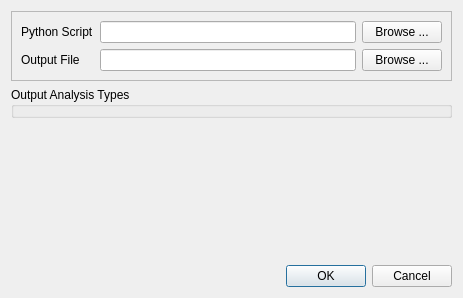
<?xml version="1.0" encoding="UTF-8"?>
<ui version="4.0">
 <class>qtSimBuilderEMSExportDialog</class>
 <widget class="QDialog" name="qtSimBuilderEMSExportDialog">
  <property name="windowModality">
   <enum>Qt::ApplicationModal</enum>
  </property>
  <property name="geometry">
   <rect>
    <x>0</x>
    <y>0</y>
    <width>463</width>
    <height>298</height>
   </rect>
  </property>
  <property name="windowTitle">
   <string>Simulation Export Dialog</string>
  </property>
  <layout class="QVBoxLayout" name="verticalLayout_2">
   <item>
    <widget class="QFrame" name="frame">
     <property name="frameShape">
      <enum>QFrame::StyledPanel</enum>
     </property>
     <property name="frameShadow">
      <enum>QFrame::Raised</enum>
     </property>
     <layout class="QGridLayout" name="gridLayout">
      <item row="0" column="0">
       <widget class="QLabel" name="label">
        <property name="text">
         <string>Python Script</string>
        </property>
       </widget>
      </item>
      <item row="0" column="1">
       <widget class="QLineEdit" name="PythonScriptNameText"/>
      </item>
      <item row="0" column="2">
       <widget class="QPushButton" name="PythonScriptBrowserButton">
        <property name="text">
         <string>Browse ...</string>
        </property>
       </widget>
      </item>
      <item row="1" column="0">
       <widget class="QLabel" name="label_2">
        <property name="text">
         <string>Output File</string>
        </property>
       </widget>
      </item>
      <item row="1" column="1">
       <widget class="QLineEdit" name="FileNameText"/>
      </item>
      <item row="1" column="2">
       <widget class="QPushButton" name="FileBrowserButton">
        <property name="text">
         <string>Browse ...</string>
        </property>
       </widget>
      </item>
     </layout>
    </widget>
   </item>
   <item>
    <widget class="QGroupBox" name="groupBox_AnalysisType">
     <property name="title">
      <string>Output Analysis Types</string>
     </property>
    </widget>
   </item>
   <item>
    <spacer name="verticalSpacer">
     <property name="orientation">
      <enum>Qt::Vertical</enum>
     </property>
     <property name="sizeHint" stdset="0">
      <size>
       <width>20</width>
       <height>40</height>
      </size>
     </property>
    </spacer>
   </item>
   <item>
    <widget class="QDialogButtonBox" name="buttonBox">
     <property name="orientation">
      <enum>Qt::Horizontal</enum>
     </property>
     <property name="standardButtons">
      <set>QDialogButtonBox::Cancel|QDialogButtonBox::Ok</set>
     </property>
    </widget>
   </item>
  </layout>
 </widget>
 <resources/>
 <connections>
  <connection>
   <sender>buttonBox</sender>
   <signal>accepted()</signal>
   <receiver>qtSimBuilderEMSExportDialog</receiver>
   <slot>accept()</slot>
   <hints>
    <hint type="sourcelabel">
     <x>259</x>
     <y>286</y>
    </hint>
    <hint type="destinationlabel">
     <x>157</x>
     <y>274</y>
    </hint>
   </hints>
  </connection>
  <connection>
   <sender>buttonBox</sender>
   <signal>rejected()</signal>
   <receiver>qtSimBuilderEMSExportDialog</receiver>
   <slot>reject()</slot>
   <hints>
    <hint type="sourcelabel">
     <x>316</x>
     <y>260</y>
    </hint>
    <hint type="destinationlabel">
     <x>286</x>
     <y>274</y>
    </hint>
   </hints>
  </connection>
 </connections>
</ui>
